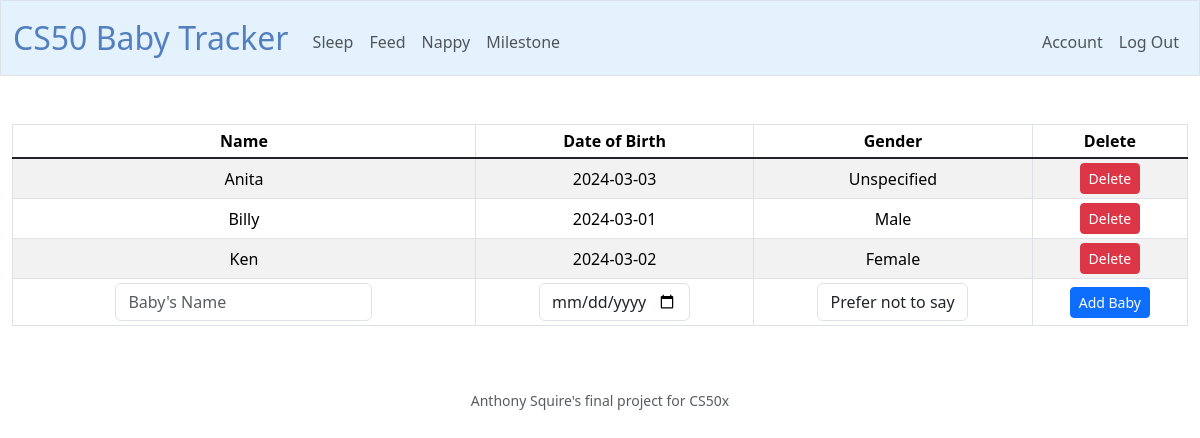
Page / (signed in) on the earlier database version.
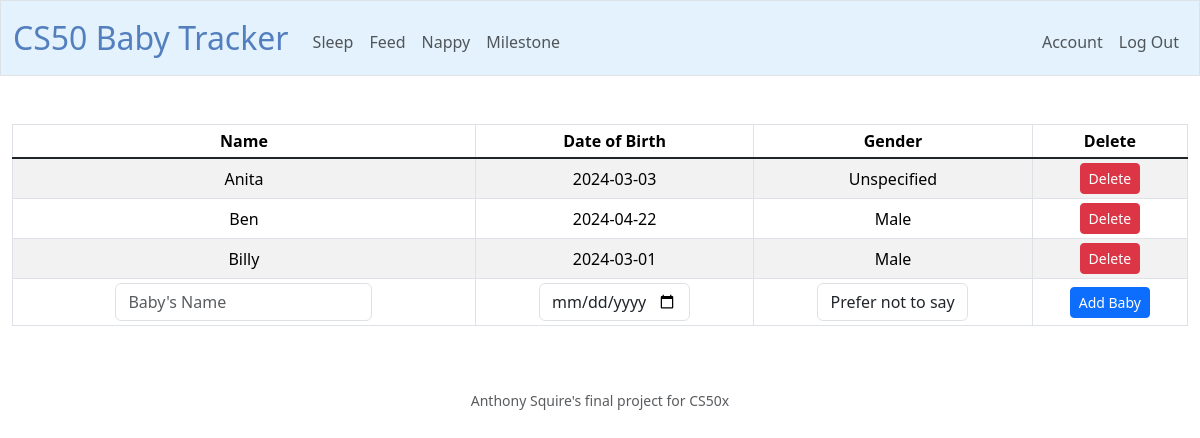
Same page on the later database version.
### tables this page shows
CREATE TABLE babies (
    baby_id INTEGER PRIMARY KEY,
    baby_name TEXT NOT NULL,
    birthdate DATE NOT NULL,
    gender TEXT CHECK (gender IN ('Male', 'Female', 'Unspecified')),
    user_id INTEGER,
    FOREIGN KEY (user_id) REFERENCES users(user_id) ON DELETE CASCADE
);

### app.py (the view, shortened to what this page needs)
@app.route("/", methods=["GET", "POST"])
@login_required
def index():
    session["babies"] = db.execute("SELECT * FROM babies WHERE user_id = ? ORDER BY baby_name",
                        session["user_id"])
    return render_template("index.html", babies=session["babies"])

### app.py (called while the page is built)
@app.after_request
def after_request(response):
    response.headers["Cache-Control"] = "no-cache, no-store, must-revalidate"
    response.headers["Expires"] = 0
    response.headers["Pragma"] = "no-cache"
    return response

### helpers.py (called while the page is built)
def login_required(f):
    @wraps(f)
    def decorated_function(*args, **kwargs):
        if session.get("user_id") is None:
            return redirect("/login")
        return f(*args, **kwargs)
    return decorated_function

### templates/index.html (shortened to what this page needs)
{% extends "layout.html" %}
{% block main %}
    <table class="table table-striped table-bordered table-sm">
        <thead>
            <tr>
                <th>Name</th>
                <th>Date of Birth</th>
                <th>Gender</th>
                <th>Delete</th>
            </tr>
        </thead>
        <tbody class="table-group-divider">
            {% for baby in babies %}
            <tr class="align-middle">
                <td>{{ baby["baby_name"] }}</td>
                <td>{{ baby["birthdate"] }}</td>
                <td>{{ baby["gender"] }}</td>
                <td><a href="/delete_baby/{{ baby['baby_id'] }}"><button class="btn btn-danger btn-sm">Delete</button></a></td>
            </tr>
            {% endfor %}
            <tr class="align-middle">
                <form method="POST" action="/">
                    <td>
                        <input class="form-control w-auto mx-auto" type="text" placeholder="Baby's Name" maxlength="30" name="baby_name" id="baby_name" required>
                    </td>
                    <td>
                        <input class="form-control w-auto mx-auto" type="date" placeholder="Baby's DOB" name="baby_dob" id="baby_dob" max="" required>
                    </td>
                    <td>
                        <select class="form-control w-auto mx-auto" id="baby_gender" name="baby_gender" required>
                            <option value="Unspecified">Prefer not to say</option>
                        </select>
                    </td>
                    <td class="align-middle">
                        <button class="btn btn-primary btn-sm">Add Baby</button>
                    </td>
                </form>
            </tr>
        </tbody>
    </table>
{% endblock %}

### templates/layout.html (shortened to what this page needs)
<!DOCTYPE html>
<html lang="en">
    <head>
        <link href="https://cdn.jsdelivr.net/npm/bootstrap@5.3.3/dist/css/bootstrap.min.css" rel="stylesheet">
        <link href="/static/styles.css" rel="stylesheet">
    </head>
    <body>
        <nav class="border navbar navbar-expand-md navbar-light" style="background-color: #e3f2fd;">
            <div class="container-fluid">
                <a class="navbar-brand" href="/"><span class="blue">CS50 Baby Tracker</span></a>
                <div class="collapse navbar-collapse" id="navbar">
                    {% if session["user_id"] %}
                        <ul class="navbar-nav me-auto mt-2">
                            <li class="nav-item"><a class="nav-link" href="/sleep">Sleep</a></li>
                            <li class="nav-item"><a class="nav-link" href="/feed">Feed</a></li>
                            <li class="nav-item"><a class="nav-link" href="/nappy">Nappy</a></li>
                            <li class="nav-item"><a class="nav-link" href="/milestone">Milestone</a></li>
                        </ul>
                        <ul class="navbar-nav ms-auto mt-2">
                            <li class="nav-item"><a class="nav-link" href="/account">Account</a></li>
                            <li class="nav-item"><a class="nav-link" href="/logout">Log Out</a></li>
                        </ul>
                    {% else %}
                        <ul class="navbar-nav ms-auto mt-2">
                            <li class="nav-item"><a class="nav-link" href="/register">Register</a></li>
                            <li class="nav-item"><a class="nav-link" href="/login">Log In</a></li>
                        </ul>
                    {% endif %}
                </div>
            </div>
        </nav>
        <main class="container-fluid py-5 text-center">
            {% block main %}{% endblock %}
        </main>
        <footer class="mb-5 small text-center text-muted">
            Anthony Squire's final project for CS50x
        </footer>
    </body>
</html>

### static/styles.css (style rules this page uses)
nav .navbar-brand { font-size: xx-large; }
nav .navbar-brand .blue { color: #537fbe; }

Differences in the rows shown:
removed babies: baby_name "Ken", birthdate "2024-03-02", gender "Female"
added babies: baby_name "Ben", birthdate "2024-04-22", gender "Male"
